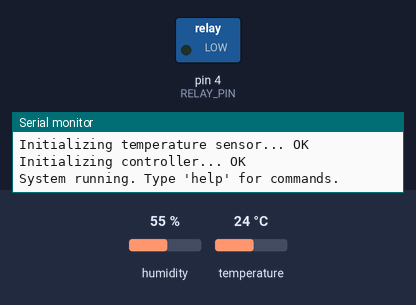
Simulated run of this program. Board: Arduino Uno, built with avr-gcc and run on an emulated ATmega328P. On the bench: switched loads named in the program (green lamp = pin HIGH), the last lines printed to the serial monitor. Inputs (shaded band) come from the test bench; at power-on: temperature 24 °C, humidity 55 %.

Above: at 3.4 s.
3.5 s: temperature set to 21 °C
At 5.2 s:
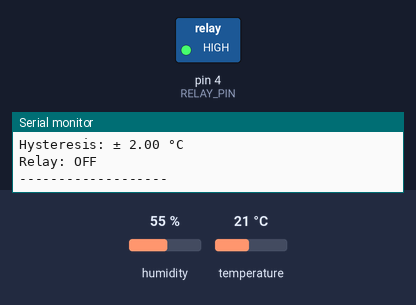
9.0 s: temperature set to 26 °C
11.7 s: temperature set to 29 °C
At 13.8 s:
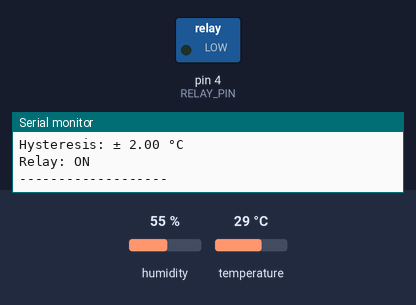
Timing chart, 0 to 15.3 s (numbered marks = the images above; inputs shaded):
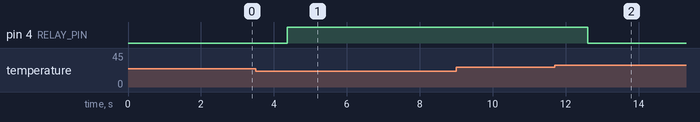

The program:

main.cpp
```cpp
/**
 * main.cpp
 * Temperature control system with ON-OFF hysteresis using stdio
 */

 #include <Arduino.h>
 #include <stdio.h>
 #include "config.h"
 #include "stdio_wrapper.h"
 #include "temperature_sensor.h"
 #include "hysteresis_controller.h"
 #include "serial_interface.h"

 // Create instances of modules
 TemperatureSensor tempSensor;
 HysteresisController controller;
 SerialInterface serialUI;

 void setup() {
     // Initialize serial interface
     serialUI.begin();

     // Initialize temperature sensor
     printf("Initializing temperature sensor... ");
     if (tempSensor.begin()) {
         printf("OK\n");
     } else {
         printf("FAILED\n");
         printf("Check sensor connection and restart\n");
     }

     // Initialize controller
     controller.begin();
     printf("Initializing controller... ");
     printf("OK\n");


     printf("\nSystem running. Type 'help' for commands.\n");
 }

 void loop() {
     // Update temperature reading
     tempSensor.update();

     // Get current temperature
     float currentTemperature = tempSensor.getTemperature();

     // Update controller state
     bool stateChanged = controller.update(currentTemperature);

     // Process serial commands
     float currentSetPoint = controller.getSetPoint();
     float currentHysteresis = controller.getHysteresis();

     bool commandProcessed = serialUI.processCommands(&currentSetPoint, &currentHysteresis);

     // Update controller parameters if changed via serial
     if (commandProcessed) {
         controller.setSetPoint(currentSetPoint);
         controller.setHysteresis(currentHysteresis);
     }

     // Print status information
     serialUI.printStatus(
         currentTemperature,
         controller.getSetPoint(),
         controller.getHysteresis(),
         controller.getRelayState()
     );

     // Check for temperature deviation alert (bonus feature)
     serialUI.checkAlert(currentTemperature, controller.getSetPoint());

     // Small delay to reduce CPU usage
     delay(100);
 }
```

hysteresis_controller.h
```cpp
/**
 * hysteresis_controller.h
 * Module for ON-OFF control with hysteresis
 */

 #ifndef HYSTERESIS_CONTROLLER_H
 #define HYSTERESIS_CONTROLLER_H

 #include <Arduino.h>
 #include "config.h"

 class HysteresisController {
 private:
     float setPoint;         // Temperature setpoint
     float hysteresis;       // Hysteresis value
     bool relayState;        // Current relay state

 public:
     /**
      * Constructor with default values
      */
     HysteresisController();

     /**
      * Initialize the controller and relay pin
      */
     void begin();

     /**
      * Update the control logic based on current temperature
      * @param currentTemperature The current temperature reading
      * @return true if relay state changed, false otherwise
      */
     bool update(float currentTemperature);

     /**
      * Set a new temperature setpoint
      * @param newSetPoint New setpoint value
      * @return true if setpoint was changed, false if out of range
      */
     bool setSetPoint(float newSetPoint);

     /**
      * Set a new hysteresis value
      * @param newHysteresis New hysteresis value
      */
     void setHysteresis(float newHysteresis);

     /**
      * Get the current setpoint
      * @return setpoint value
      */
     float getSetPoint();

     /**
      * Get the current hysteresis value
      * @return hysteresis value
      */
     float getHysteresis();

     /**
      * Get the current relay state
      * @return true if relay is ON, false if OFF
      */
     bool getRelayState();

     /**
      * Get the lower threshold (setpoint - hysteresis)
      * @return lower threshold value
      */
     float getLowerThreshold();

     /**
      * Get the upper threshold (setpoint + hysteresis)
      * @return upper threshold value
      */
     float getUpperThreshold();
 };

 #endif // HYSTERESIS_CONTROLLER_H
```

serial_interface.h
```cpp
/**
 * serial_interface.h
 * Module for serial communication interface using stdio
 */

 #ifndef SERIAL_INTERFACE_H
 #define SERIAL_INTERFACE_H

 #include <Arduino.h>
 #include <stdio.h>
 #include "config.h"
 #include "stdio_wrapper.h"

 class SerialInterface {
 private:
     unsigned long lastPrintTime;            // Time of last serial print
     unsigned long lastAlertTime;            // Time of last alert message
     bool alertActive;                       // Flag for active alert

 public:
     /**
      * Constructor
      */
     SerialInterface();

     /**
      * Initialize serial communication
      */
     void begin();

     /**
      * Print system status if print interval has passed
      * @param temperature Current temperature
      * @param setPoint Temperature setpoint
      * @param hysteresis Hysteresis value
      * @param relayState Current relay state
      */
     void printStatus(float temperature, float setPoint, float hysteresis, bool relayState);

     /**
      * Print help menu with available commands
      */
     void printHelpMenu();

     /**
      * Process incoming serial commands
      * @param currentSetPoint Current setpoint value
      * @param currentHysteresis Current hysteresis value
      * @return true if a command was processed, false otherwise
      */
     bool processCommands(float* currentSetPoint, float* currentHysteresis);

     /**
      * Check for temperature deviation alert condition
      * @param temperature Current temperature
      * @param setPoint Temperature setpoint
      * @return true if alert was triggered, false otherwise
      */
     bool checkAlert(float temperature, float setPoint);
 };

 #endif // SERIAL_INTERFACE_H
```

stdio_wrapper.h
```cpp
/**
 * stdio_wrapper.h
 * Standard I/O wrapper for Arduino
 */

 #ifndef STDIO_WRAPPER_H
 #define STDIO_WRAPPER_H

 #include <Arduino.h>
 #include <stdio.h>

 // Initialize stdio functionality
 void stdio_init(unsigned long baud);

 // Create custom putchar and getchar functions to work with Arduino's Serial
 int uart_putchar(char c, FILE *stream);
 int uart_getchar(FILE *stream);

 // Check if input is available
 bool stdio_available();

 // Read a string until newline
 bool stdio_readstring(char* buffer, size_t max_length);

 #endif // STDIO_WRAPPER_H
```

temperature_sensor.h
```cpp
/**
 * temperature_sensor.h
 * Module for temperature sensor interface
 */

 #ifndef TEMPERATURE_SENSOR_H
 #define TEMPERATURE_SENSOR_H

 #include <Arduino.h>
 #include "config.h"

 class TemperatureSensor {
 private:
     unsigned long lastReadTime;     // Time of last sensor reading
     float currentTemperature;       // Current temperature reading
     bool sensorInitialized;         // Flag to check if sensor is initialized

 public:
     /**
      * Constructor
      */
     TemperatureSensor();

     /**
      * Initialize the temperature sensor
      * @return true if initialization successful, false otherwise
      */
     bool begin();

     /**
      * Update temperature reading if read interval has passed
      * @return true if reading updated, false otherwise
      */
     bool update();

     /**
      * Get the current temperature
      * @return current temperature in Celsius
      */
     float getTemperature();

     /**
      * Check if sensor is working properly
      * @return true if sensor is working, false otherwise
      */
     bool isOperational();
 };

 #endif // TEMPERATURE_SENSOR_H
```

hysteresis_controller.cpp
```cpp
/**
 * hysteresis_controller.cpp
 * Implementation of ON-OFF control with hysteresis
 */

 #include "hysteresis_controller.h"

 HysteresisController::HysteresisController() {
     setPoint = DEFAULT_SETPOINT;
     hysteresis = DEFAULT_HYSTERESIS;
     relayState = false;
 }

 void HysteresisController::begin() {
     pinMode(RELAY_PIN, OUTPUT);
     digitalWrite(RELAY_PIN, LOW);  // Initialize relay as OFF
 }

 bool HysteresisController::update(float currentTemperature) {
     bool previousState = relayState;

     // Hysteresis control logic
     // - Turn ON if temperature falls below (setPoint - hysteresis)
     // - Turn OFF if temperature rises above (setPoint + hysteresis)

     if (currentTemperature < (setPoint - hysteresis)) {
         relayState = true;
     } else if (currentTemperature > (setPoint + hysteresis)) {
         relayState = false;
     }
     // If temperature is between thresholds, maintain previous state

     // Update relay output if state changed
     if (previousState != relayState) {
         digitalWrite(RELAY_PIN, relayState ? HIGH : LOW);
         return true;  // State changed
     }

     return false;  // No change
 }

 bool HysteresisController::setSetPoint(float newSetPoint) {
     // Validate setpoint within allowed range
     if (newSetPoint >= MIN_TEMPERATURE && newSetPoint <= MAX_TEMPERATURE) {
         setPoint = newSetPoint;
         return true;
     }
     return false;
 }

 void HysteresisController::setHysteresis(float newHysteresis) {
     // Ensure hysteresis is positive
     hysteresis = abs(newHysteresis);
 }

 float HysteresisController::getSetPoint() {
     return setPoint;
 }

 float HysteresisController::getHysteresis() {
     return hysteresis;
 }

 bool HysteresisController::getRelayState() {
     return relayState;
 }

 float HysteresisController::getLowerThreshold() {
     return setPoint - hysteresis;
 }

 float HysteresisController::getUpperThreshold() {
     return setPoint + hysteresis;
 }
```

serial_interface.cpp
```cpp
/**
 * serial_interface.cpp
 * Implementation of serial communication interface using stdio
 */

 #include <stdlib.h> // For atof
 #include <ctype.h>  // For isspace
 #include "serial_interface.h"

 SerialInterface::SerialInterface() {
     lastPrintTime = 0;
     lastAlertTime = 0;
     alertActive = false;
 }

 void SerialInterface::begin() {
     // Initialize stdio wrapper
     stdio_init(SERIAL_BAUD_RATE);

     // Print welcome message and help menu
     printf("\n=== Temperature Control System with Hysteresis ===\n");
     printHelpMenu();
 }

 void SerialInterface::printStatus(float temperature, float setPoint, float hysteresis, bool relayState) {
     unsigned long currentTime = millis();

     // Check if it's time to update the serial output
     if (currentTime - lastPrintTime >= SERIAL_PRINT_INTERVAL) {
         lastPrintTime = currentTime;

         // Print status information using printf formatting
         printf("\n--- System Status ---\n");

         char tempStr[32];
         char setPointStr[32];
         char hysteresisStr[32];

         dtostrf(temperature, 5, 2, tempStr);
         dtostrf(setPoint, 5, 2, setPointStr);
         dtostrf(hysteresis, 5, 2, hysteresisStr);

         printf("Temperature: %s °C\n", tempStr);
         printf("Set Point: %s °C\n", setPointStr);
         printf("Hysteresis: ±%s °C\n", hysteresisStr);
         printf("Relay: %s\n", relayState ? "ON" : "OFF");
         printf("-------------------\n");
     }
 }

 void SerialInterface::printHelpMenu() {
     printf("\n--- Available Commands ---\n");
     printf("set:XX.X    - Set temperature setpoint (e.g., 'set:25.5')\n");
     printf("hyst:X.X    - Set hysteresis value (e.g., 'hyst:2.0')\n");
     printf("help        - Display this help menu\n");
     printf("------------------------\n");
 }

 bool SerialInterface::processCommands(float* currentSetPoint, float* currentHysteresis) {
     // Maximum command length
     const size_t MAX_CMD_LENGTH = 32;
     char command[MAX_CMD_LENGTH];

     // Check if there's input available and read it
     if (stdio_available()) {
         if (stdio_readstring(command, MAX_CMD_LENGTH)) {
             // Debug: Print the raw command
             printf("DEBUG: Received command: '");
             for (size_t i = 0; command[i] != '\0'; i++) {
                 if (isprint(command[i])) {
                     printf("%c", command[i]);
                 } else {
                     printf("[0x%02X]", (unsigned char)command[i]);
                 }
             }
             printf("'\n");

             // Process setpoint command
             if (strncmp(command, "set:", 4) == 0) {
                 // Trim whitespace from the substring
                 char* valueStr = command + 4;
                 size_t len = strlen(valueStr);
                 while (len > 0 && isspace(valueStr[len - 1])) {
                     valueStr[len - 1] = '\0';
                     len--;
                 }

                 // Debug: Print the substring to be parsed
                 printf("DEBUG: Parsing setpoint: '");
                 for (size_t i = 0; valueStr[i] != '\0'; i++) {
                     if (isprint(valueStr[i])) {
                         printf("%c", valueStr[i]);
                     } else {
                         printf("[0x%02X]", (unsigned char)valueStr[i]);
                     }
                 }
                 printf("'\n");

                 float newSetPoint;
                 if (sscanf(valueStr, "%f", &newSetPoint) == 1) {
                     if (newSetPoint >= MIN_TEMPERATURE && newSetPoint <= MAX_TEMPERATURE) {
                         *currentSetPoint = newSetPoint;
                            // Print the new setpoint using printf formatting
                            char setPointStr[32];
                            dtostrf(newSetPoint, 5, 2, setPointStr);
                            printf("New setpoint: %s °C\n", setPointStr);

                         return true;
                     } else {
                         printf("Error: Setpoint must be between %.1f and %.1f °C\n",
                                MIN_TEMPERATURE, MAX_TEMPERATURE);
                     }
                 } else {
                     // Fallback to atof
                     newSetPoint = atof(valueStr);
                     if (newSetPoint != 0.0 || strcmp(valueStr, "0") == 0 || strcmp(valueStr, "0.0") == 0) {
                         if (newSetPoint >= MIN_TEMPERATURE && newSetPoint <= MAX_TEMPERATURE) {
                             *currentSetPoint = newSetPoint;
                             char setPointStr[32];
                             dtostrf(newSetPoint, 5, 2, setPointStr);
                             printf("New setpoint: %s °C\n", setPointStr);
                             return true;
                         } else {
                             printf("Error: Setpoint must be between %.1f and %.1f °C\n",
                                    MIN_TEMPERATURE, MAX_TEMPERATURE);
                         }
                     } else {
                         printf("Error: Invalid setpoint format\n");
                     }
                 }
             }
             // Process hysteresis command
             else if (strncmp(command, "hyst:", 5) == 0) {
                 // Trim whitespace from the substring
                 char* valueStr = command + 5;
                 size_t len = strlen(valueStr);
                 while (len > 0 && isspace(valueStr[len - 1])) {
                     valueStr[len - 1] = '\0';
                     len--;
                 }

                 // Debug: Print the substring to be parsed
                 printf("DEBUG: Parsing hysteresis: '");
                 for (size_t i = 0; valueStr[i] != '\0'; i++) {
                     if (isprint(valueStr[i])) {
                         printf("%c", valueStr[i]);
                     } else {
                         printf("[0x%02X]", (unsigned char)valueStr[i]);
                     }
                 }
                 printf("'\n");

                 float newHysteresis;
                 if (sscanf(valueStr, "%f", &newHysteresis) == 1) {
                     if (newHysteresis > 0) {
                         *currentHysteresis = newHysteresis;
                            // Print the new hysteresis using printf formatting
                            char hysteresisStr[32];
                            dtostrf(newHysteresis, 5, 2, hysteresisStr);
                            printf("New hysteresis: ±%s °C\n", hysteresisStr);

                         return true;
                     } else {
                         printf("Error: Hysteresis must be positive\n");
                     }
                 } else {
                     // Fallback to atof
                     newHysteresis = atof(valueStr);
                     if (newHysteresis != 0.0 || strcmp(valueStr, "0") == 0 || strcmp(valueStr, "0.0") == 0) {
                         if (newHysteresis > 0) {
                             *currentHysteresis = newHysteresis;
                             char hysteresisStr[32];
                             dtostrf(newHysteresis, 5, 2, hysteresisStr);
                             printf("New hysteresis: ±%s °C\n", hysteresisStr);
                             return true;
                         } else {
                             printf("Error: Hysteresis must be positive\n");
                         }
                     } else {
                         printf("Error: Invalid hysteresis format\n");
                     }
                 }
             }
             // Help command
             else if (strcmp(command, "help") == 0) {
                 printHelpMenu();
             }
             // Unknown command
             else {
                 printf("Unknown command: '%s'\n", command);
                 printf("Type 'help' for available commands\n");
             }
         }
     }

     return false;
 }

 bool SerialInterface::checkAlert(float temperature, float setPoint) {
     unsigned long currentTime = millis();

     // Calculate absolute deviation from setpoint
     float deviation = fabs(temperature - setPoint);

     // Check if deviation exceeds threshold and alert interval has passed
     if (deviation > ALERT_THRESHOLD) {
         if (!alertActive || (currentTime - lastAlertTime >= ALERT_INTERVAL)) {
             alertActive = true;
             lastAlertTime = currentTime;

             char deviationStr[32];
                dtostrf(deviation, 5, 2, deviationStr);
                // Print alert message using printf formatting
                printf("\n!!! ALERT !!!\n");
                printf("Temperature deviation exceeds threshold: %s °C\n", deviationStr);
                printf("!!!!!!!!!!!!!!!\n");


             return true;
         }
     } else {
         // Reset alert state when temperature returns to normal range
         if (alertActive) {
             alertActive = false;
             printf("\n--- Alert cleared: Temperature stabilized ---\n");
         }
     }

     return false;
 }
```

Source omitted: stdio_wrapper.cpp (2206 bytes), temperature_sensor.cpp (1369 bytes), config.h (1232 bytes)

Measured:
- the behaviour switches between 23 and 22 °C on temperature (found by bisection; images 0 and 1)
- the behaviour switches between 27 and 28 °C on temperature (found by bisection; images 1 and 2)
- after the input at 3.5 s, pin 4 (RELAY_PIN): LOW → HIGH after 0.87 s
- after the input at 9.0 s, every drawn part: stays the same
- after the input at 11.7 s, pin 4 (RELAY_PIN): HIGH → LOW after 0.90 s
